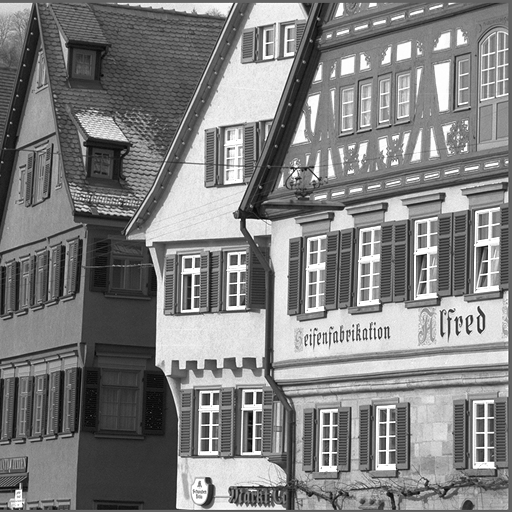
%> input picture images/houses.bmp, 512 x 512 px
$ octave code_proj.m   (GNU Octave 9; MATLAB toolbox functions it lacks are replaced by stand-ins)
%> lines starting %> are read from the running program, lines starting %| are printed output that depends on the picture
%1.1
A=imread("C:\Users\mrham\Desktop\signal&systems_amirHosseinHami_40121093\houses.bmp");
%> A is the input picture: size 512x512 uint8; min 1, max 255, mean 127.8
% Convert values to the range 0 to 1
A_gray=mat2gray(A);

figure(1);
imshow(A_gray);
title('Image');

%1.2
% Add Gaussian noise with variance 0.2
C = 0.2; % Noise intensity
noise = C * randn(size(A_gray));
A_noisy = A_gray + noise;
% Limit values to the range 0 to 1
A_noisy = max(min(A_noisy, 1), 0);

figure(2);
imshow(A_noisy);
title('Noisy Image (Variance = 0.2)');

%1.3
M = 7;
filter= ones(1, M) / M;
% Apply filter in the horizontal direction
% The last argument ensures that for corner pixels, where neighboring pixels might not exist, a value of zero is considered.
% We could have also used a loop instead of convolution.
A_filtered = conv2(A_noisy, filter, 'same');

figure(3);
imshow(A_filtered);
title('Filtered Image (1 dimension Mean Filter, M=7)');

%1.4
% Calculate frequency response
figure(4);
freqz(filter, 1);
% Shows both magnitude and phase
title('Frequency Response of 1D Mean Filter (M=7)');
%> figure, not shown here; panel 1: curve peaks at x = 0, y = 0; panel 2: curve peaks at x = 0.857, y = 76.99

%1.5
M3 = 3;
filter_M3 = ones(1, M3) / M3;
A_filtered_M3 = conv2(A_noisy, filter_M3, 'same');
% Filter for M=15
M15 = 15;
filter_M15 = ones(1, M15) / M15;
A_filtered_M15 = conv2(A_noisy, filter_M15, 'same');

figure(5);

imshow(A_filtered_M3);
title('Filtered Image (M=3)');

figure(6);
imshow(A_filtered_M15);
title('Filtered Image (M=15)');

figure(7);
freqz(filter_M3, 1);
title('Frequency Response (M=3)');
%> figure, not shown here; panel 1: curve peaks at x = 0, y = 0; panel 2: curve peaks at x = 0.668, y = 59.77
figure(8);
freqz(filter_M15, 1);
title('Frequency Response (M=15)');
%> figure, not shown here; panel 1: curve peaks at x = 0, y = 0; panel 2: curve peaks at x = 0.934, y = 83.67

%1.6
C = 0.5;
noise = C * randn(size(A_gray));
A_noisy_5 = A_gray + noise;
A_noisy_5 = max(min(A_noisy_5, 1), 0);
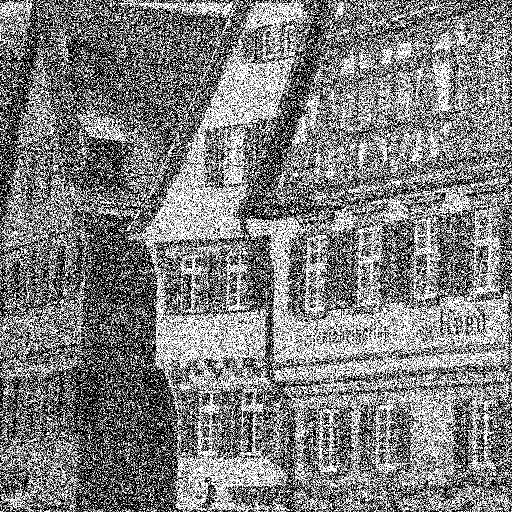
%> A_noisy_5: size 512x512 double; min 0, max 1, mean 0.498
% imshow(A_noisy_5);
% title('Noisy Image (Variance = 0.5)');
% Apply filter for stronger noise
A_filtered_5 = conv2(A_noisy_5, filter, 'same');
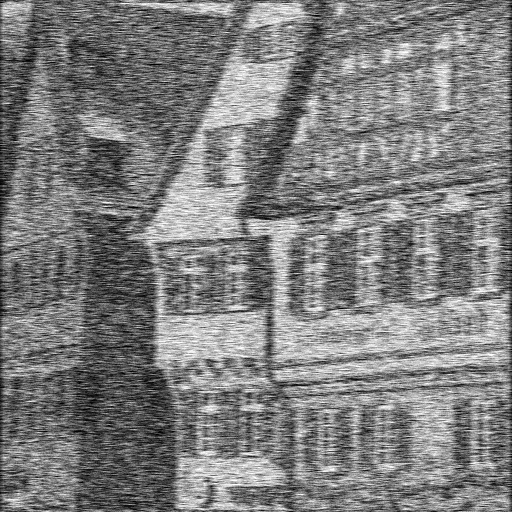
%> A_filtered_5: size 512x512 double; min 0, max 1, mean 0.496

figure(9);
imshow(A_filtered_5);
title('Filtered Image (High Noise Intensity, C=0.5, 1D)');
C=0.08;
noise = C * randn(size(A_gray));
A_noisy_08 = A_gray + noise;
A_noisy_08 = max(min(A_noisy_08, 1), 0);
% imshow(A_noisy_08);
% title('Noisy Image (Variance = 0.08)');
% Apply filter for weaker noise
A_filtered_08 = conv2(A_noisy_08, filter, 'same');

figure(10);
imshow(A_filtered_08);
title('Filtered Image (low Noise Intensity, C=0.08, 1D)');

%2.1
M7 = 7;
filter_2D_7x7 = ones(M7, M7) / (M7 * M7);
% Apply 2D filter
A_filtered_2D_7x7 = conv2(A_noisy, filter_2D_7x7, 'same');
M9 = 9;
filter_2D_9x9 = ones(M9, M9) / (M9 * M9);
% Apply 2D filter
A_filtered_2D_9x9 = conv2(A_noisy, filter_2D_9x9, 'same');

figure(11);

imshow(A_filtered_2D_7x7);
title('Filtered Image (2D, 7x7)');

figure(12);
imshow(A_filtered_2D_9x9);
title('Filtered Image (2D, 9x9)');

%2.2
C = 0.5;
noise = C * randn(size(A_gray));
A_noisy_5 = A_gray + noise;
A_noisy_5 = max(min(A_noisy_5, 1), 0);
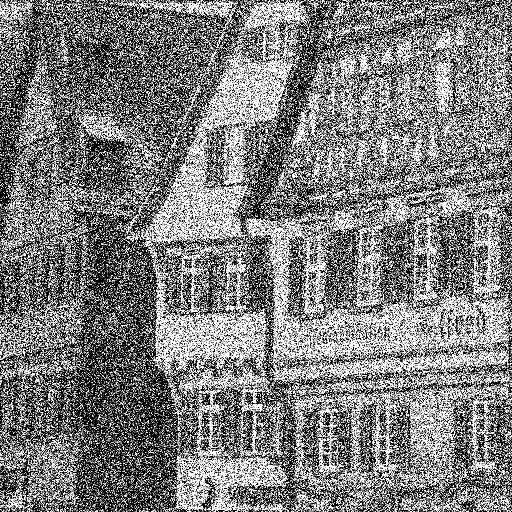
%> A_noisy_5: size 512x512 double; min 0, max 1, mean 0.496; mean of the top-left, top-right, bottom-left and bottom-right quarters 0.471, 0.524, 0.442, 0.55
% Apply filter for stronger noise
A_filtered_2d_5_7 = conv2(A_noisy_5, filter_2D_7x7, 'same');

figure(13);
imshow(A_filtered_2d_5_7);
title('Filtered Image (High Noise, C=0.5, 2D, M=7)');
A_filtered_2d_5_9 = conv2(A_noisy_5, filter_2D_9x9, 'same');

figure(14);
imshow(A_filtered_2d_5_9);
title('Filtered Image (High Noise, C=0.5, 2D, M=9)');
C=0.08;
noise = C * randn(size(A_gray));
A_noisy_08 = A_gray + noise;
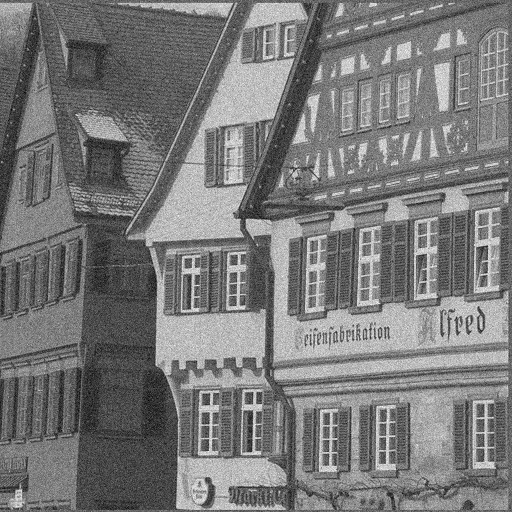
%> A_noisy_08: size 512x512 double; min -0.228, max 1.3, mean 0.499; drawn with min black and max white
A_noisy_08 = max(min(A_noisy_08, 1), 0);
% Apply filter for weaker noise
A_filtered_2d_08_7 = conv2(A_noisy_08, filter_2D_7x7, 'same');

figure(15);
imshow(A_filtered_2d_08_7);
title('Filtered Image (low Noise, C=0.08, 2D, M=7)');
% Apply filter for weaker noise
A_filtered_2d_08_9 = conv2(A_noisy_08, filter_2D_9x9, 'same');

figure(16);
imshow(A_filtered_2d_08_9);
title('Filtered Image (low Noise, C=0.08, 2D, M=9)');

%3.1
A_diff = A_gray - circshift(A_gray, [0, 1]);
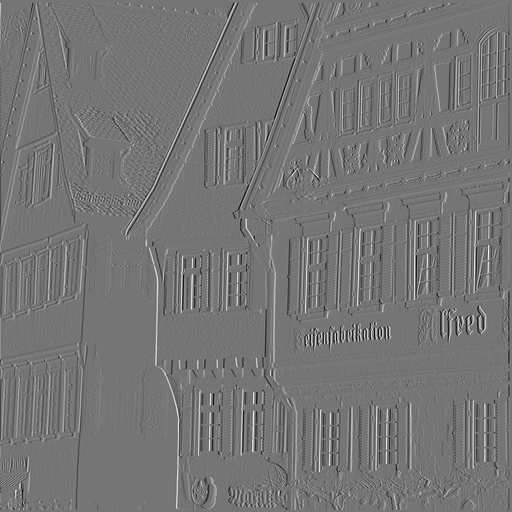
%> A_diff: size 512x512 double; min -0.724, max 0.846, mean 9.53e-22; drawn with min black and max white

figure(17);
imshow(A_diff);
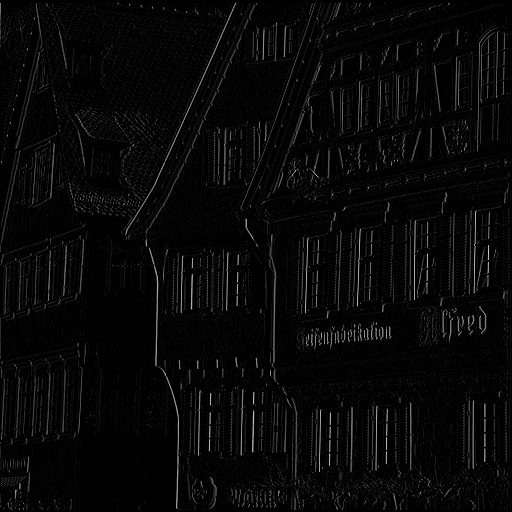
%> displayed picture: size 512x512, on the screen's scale of 0 to 255; min 0, max 216, mean 7.6
title('Differential Filtered Image');

%3.2
filter_diff = [1, -1];
figure(18);
freqz(filter_diff, 1);
title('Frequency Response of Differential Filter');
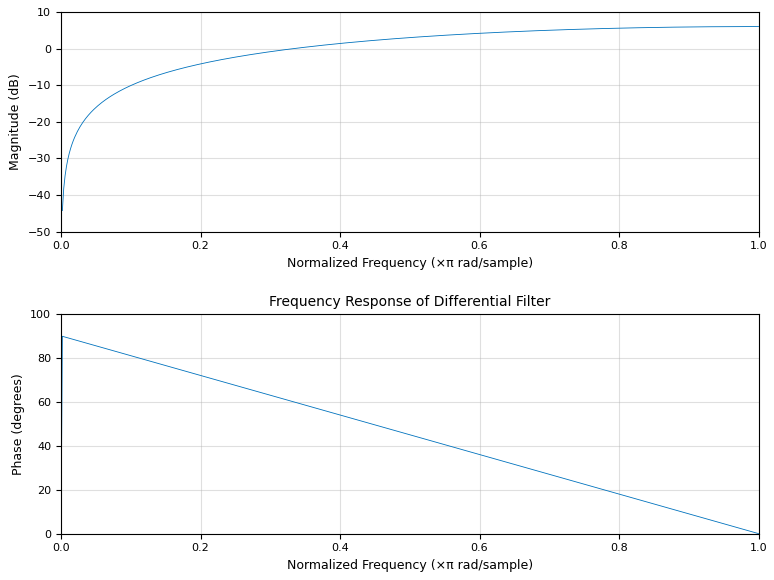
%> figure redrawn from the program's plot data, 2 panels; panel 1: curve peaks at x = 1, y = 6.02; panel 2: curve peaks at x = 0.00195, y = 89.82
